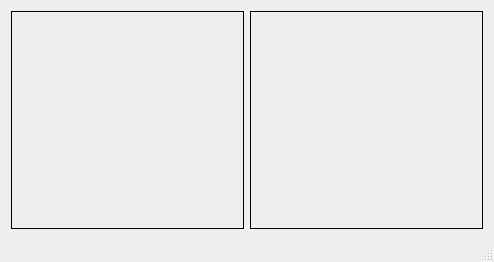
<?xml version="1.0" encoding="UTF-8"?>
<ui version="4.0">
 <class>MainWindow</class>
 <widget class="QMainWindow" name="MainWindow">
  <property name="windowModality">
   <enum>Qt::NonModal</enum>
  </property>
  <property name="geometry">
   <rect>
    <x>0</x>
    <y>0</y>
    <width>494</width>
    <height>262</height>
   </rect>
  </property>
  <property name="windowTitle">
   <string>KinectLogger</string>
  </property>
  <property name="windowIcon">
   <iconset resource="resources.qrc">
    <normaloff>:/logo3.png</normaloff>:/logo3.png</iconset>
  </property>
  <widget class="QWidget" name="centralWidget">
   <layout class="QVBoxLayout" name="verticalLayout">
    <item>
     <layout class="QVBoxLayout" name="verticalLayout_2">
      <item>
       <layout class="QHBoxLayout" name="horizontalLayout_2">
        <item>
         <widget class="QLabel" name="labelDepth">
          <property name="frameShape">
           <enum>QFrame::Box</enum>
          </property>
          <property name="text">
           <string/>
          </property>
         </widget>
        </item>
        <item>
         <widget class="QLabel" name="labelImage">
          <property name="frameShape">
           <enum>QFrame::Box</enum>
          </property>
          <property name="text">
           <string/>
          </property>
         </widget>
        </item>
       </layout>
      </item>
     </layout>
    </item>
   </layout>
  </widget>
  <widget class="QStatusBar" name="statusBar"/>
  <widget class="QMenuBar" name="menuBar">
   <property name="geometry">
    <rect>
     <x>0</x>
     <y>0</y>
     <width>494</width>
     <height>21</height>
    </rect>
   </property>
  </widget>
  <action name="actionSdaads">
   <property name="text">
    <string>sdaads</string>
   </property>
  </action>
 </widget>
 <layoutdefault spacing="6" margin="11"/>
 <resources>
  <include location="resources.qrc"/>
 </resources>
 <connections/>
</ui>
